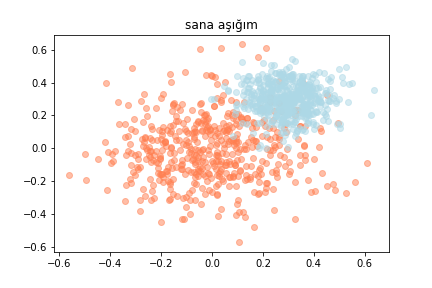
#> input picture Displaying The Dataset.png, 432 x 288 px; its folder holds only this picture in this run
$ jupyter execute Project-Final.ipynb   (shell and % lines are left out)
#> lines starting #> are read from the running program, lines starting #| are printed output that depends on the picture
# Game of Life

The [Game of Life](http://en.wikipedia.org/wiki/Conway's_Game_of_Life) (GoF) is a cellular automaton devised by the British mathematician John Horton Conway in 1970. The game is a zero-player game, meaning that its evolution is determined by its initial state, requiring no further input. One interacts with the Game of Life by creating an initial configuration and observing how it evolves, or, for advanced players, by creating patterns with particular properties.

The universe of the Game of Life is an infinite two-dimensional orthogonal grid of square cells, each of which is in one of two possible states, live or dead. Every cell interacts with its eight neighbours, which are the cells that are directly horizontally, vertically, or diagonally adjacent. At each step in time, the following transitions occur:

* Any live cell with fewer than two live neighbours dies, as if by underpopulation.
* Any live cell with more than three live neighbours dies, as if by overcrowding.
* Any live cell with two or three live neighbours lives, unchanged, to the next generation.
* Any dead cell with exactly three live neighbours becomes a live cell.

The initial pattern (generation 0) constitutes the "seed" of the system.
Time is considered discrete, and each time step (sometimes called a tick), the previous rules are applied simultaneously to every cell in the grid; "births" and "deaths" are immediate.
Each generation is a pure function of the previous generation alone.

## Assignments

* Begin by implementing the GoF's rules and create few examples with basic seeds in small dimensions. Hint: create `.gif` animations from sequences of still `.png` images
* Implement examples of the three categories of patterns *still lifes*, *oscillators* and *spaceships* (check the [wiki link](http://en.wikipedia.org/wiki/Conway's_Game_of_Life))
* Analyse the evolutions of these patterns in terms of frequency (the number of cycles required to return to the original configuration, if any), occupancy (how many alive cells there are at every step of the game), replication or heat (the average number of cells that change state at each generation), speed (if applicable), etc.
* Increase the size of the GoF's world and play with more advanced and complex patterns

[cell 1]
import numpy as np
import matplotlib
import matplotlib.pyplot as plt
import matplotlib.animation as animation
from PIL import Image
from matplotlib import colors as c
import math
from matplotlib import pylab
from pylab import *
import cv2
import glob
import os
import seaborn as sns

## Create Board
'create_grid' function is creating the grid. Function assummes an N*N grid of points. Each point is either alive or dead, represented by integer values of 1 and 0, respectively and T The maximum number of generations

[cell 2]
#Set up Conway's Game of Life
# T The maximum number of generations

def create_grid(N, T):
    grid = np.zeros(N*N).reshape(N,N)
    return grid

'initial pattern' function taking the grid, initial pattern and size of the game is an input. It is putting the initial pattern at the center of the grid and giving the the new grid at the output.

[cell 3]
## Function to place the starting pattern
def initial_patern(grid, pattern, N):

    #Dimension of the pattern
#> called with pattern = array of shape (9, 10), N = 60
    row = np.size(pattern,axis=0)
    col = np.size(pattern,axis=1)

    #Place the pattern in the center of the grid
    for i in range (0, row):
        for j in range(0, col):
            grid[math.ceil(N/2)-math.floor(row/2) + i, math.ceil(N/2)-math.floor(col/2) + j] = pattern[i, j]


    return grid

## Patterns

In this section we gived examples of the patterns.  Common pattern types include: still lifes, which do not change from one generation to the next; oscillators, which return to their initial state after a finite number of generations; and spaceships, which translate themselves across the grid.

[cell 4]
## PATTERNS

# Still lifes
block=np.array([[0, 0, 0, 0],
                [0, 1, 1, 0],
                [0, 1, 1, 0],
                [0, 0, 0, 0]])

bee_hive=np.array([[0, 0, 0, 0, 0, 0],
                   [0, 0, 1, 1, 0, 0],
                   [0, 1, 0, 0, 1, 0],
                   [0, 0, 1, 1, 0, 0],
                   [0, 0, 0, 0, 0, 0]])

boat=np.array([[1, 1, 0],
               [1, 0, 1],
               [0, 1, 0]])

tub=np.array([[0, 1, 0],
              [1, 0, 1],
              [0, 1, 0]])

#------------------------------------------------------------------------

#Oscillators

blinker=np.array([[1,1,1]])

beacon=np.array([[1, 1, 0, 0],
                 [1, 1, 0, 0],
                 [0, 0, 1, 1],
                 [0, 0, 1, 1]])

toad=np.array([[0, 0, 0, 0, 0, 0],
               [0, 0, 1, 1, 1, 0],
               [0, 1, 1, 1, 0, 0],
               [0, 0, 0, 0, 0, 0],
               [0, 0, 0, 0, 0, 0]])

pulsar=np.array([[0,0,1,1,1,0,0,0,1,1,1,0,0],
                 [0,0,0,0,0,0,0,0,0,0,0,0,0],
                 [1,0,0,0,0,1,0,1,0,0,0,0,1],
                 [1,0,0,0,0,1,0,1,0,0,0,0,1],
                 [1,0,0,0,0,1,0,1,0,0,0,0,1],
                 [0,0,1,1,1,0,0,0,1,1,1,0,0],
                 [0,0,0,0,0,0,0,0,0,0,0,0,0],
                 [0,0,1,1,1,0,0,0,1,1,1,0,0],
                 [1,0,0,0,0,1,0,1,0,0,0,0,1],
                 [1,0,0,0,0,1,0,1,0,0,0,0,1],
                 [1,0,0,0,0,1,0,1,0,0,0,0,1],
                 [0,0,0,0,0,0,0,0,0,0,0,0,0],
                 [0,0,1,1,1,0,0,0,1,1,1,0,0]])

pentadecathlon=np.array([[1, 1, 1, 1, 1, 1, 1, 1],
                         [1, 0, 1, 1, 1, 1, 0, 1],
                         [1, 1, 1, 1, 1, 1, 1, 1]])

#------------------------------------------------------------------------

#Spaceships

glider=np.array([[0, 1, 0, 0, 1],
                 [0, 0, 1, 0, 0],
                 [1, 0, 1, 0, 0],
                 [0, 1, 1, 0, 0],
                 [0, 0, 0, 0, 0]])

light_weight_spaceship=np.array([[0, 1, 0, 0, 1],
                                 [1, 0, 0, 0, 0],
                                 [1, 0, 0, 0, 1],
                                 [1, 1, 1, 1, 0]])

middle_weight_spaceship=np.array([[0, 0, 0, 0, 0, 0, 0, 0, 0, 0],
                                  [0, 0, 0, 0, 0, 1, 0, 0, 0, 0],
                                  [0, 0, 0, 1, 0, 0, 0, 1, 0, 0],
                                  [0, 0, 1, 0, 0, 0, 0, 0, 0, 0],
                                  [0, 0, 1, 0, 0, 0, 0, 1, 0, 0],
                                  [0, 0, 1, 1, 1, 1, 1, 0, 0, 0],
                                  [0, 0, 0, 0, 0, 0, 0, 0, 0, 0],
                                  [0, 0, 0, 0, 0, 0, 0, 0, 0, 0],
                                  [0, 0, 0, 0, 0, 0, 0, 0, 0, 0]])


heavy_weight_spaceship=np.array([[0, 0, 0, 1, 1, 0, 0],
                                 [0, 1, 0, 0, 0, 0, 1],
                                 [1, 0, 0, 0, 0, 0, 0],
                                 [1, 0, 0, 0, 0, 0, 1],
                                 [1, 1, 1, 1, 1, 1, 0]])

#------------------------------------------------------------------------

# Other Patterns

diehard=np.array([[0, 0, 0, 0, 0, 0, 1, 0],
                  [1, 1, 0, 0, 0, 0, 0, 0],
                  [0, 1, 0, 0, 0, 1, 1, 1]])


r_pentomino=np.array([[0, 1, 1],
                      [1, 1, 0],
                      [0, 1, 0]])


acorn=np.array([[0, 1, 0, 0, 0, 0, 0],
                [0, 0, 0, 1, 0, 0, 0],
                [1, 1, 0, 0, 1, 1, 1]])


block_switch_engine=np.array([[0, 0, 0, 0, 0, 0, 1, 0],
                              [0, 0, 0, 0, 1, 0, 1, 1],
                              [0, 0, 0, 0, 1, 0, 1, 0],
                              [0, 0, 0, 0, 1, 0, 0, 0],
                              [0, 0, 1, 0, 0, 0, 0, 0],
                              [1, 0, 1, 0, 0, 0, 0, 0]])

infinite=np.array([[1, 1, 1, 0, 1],
                   [1, 0, 0, 0, 0],
                   [0, 0, 0, 1, 1],
                   [0, 1, 1, 0, 1],
                   [1, 0, 1, 0, 1]])

##combination pattern

combi=np.array([[0, 0, 0, 1, 1, 0, 0, 1, 1, 0, 0],
                [0, 0, 0, 0, 1, 0, 0, 1, 1, 0, 0],
                [0, 0, 0, 1, 0, 0, 0, 0, 0, 1, 1],
                [1, 0, 1, 0, 0, 0, 0, 0, 0, 1, 1],
                [1, 1, 0, 0, 0, 0, 0, 0, 0, 0, 0],
                [0, 0, 0, 0, 0, 0, 0, 0, 0, 0, 0],
                [0, 0, 0, 0, 0, 0, 0, 0, 0, 0, 0],
                [0, 0, 0, 0, 0, 0, 0, 0, 0, 0, 0],
                [0, 1, 0, 0, 1, 0, 0, 0, 0, 0, 0],
                [1, 0, 0, 0, 0, 0, 0, 0, 0, 0, 1],
                [1, 0, 0, 0, 1, 0, 0, 0, 1, 0, 1],
                [1, 1, 1, 1, 0, 0, 0, 0, 0, 1, 1]])


combination2=np.array([[0, 0, 0, 1, 1, 0, 0, 0, 0, 0, 0, 0, 0, 0, 0, 0, 0, 0, 1, 1, 0, 0],
                       [0, 0, 0, 0, 1, 0, 0, 0, 0, 0, 0, 0, 0, 0, 0, 0, 0, 0, 1, 1, 0, 0],
                       [0, 0, 0, 1, 0, 0, 0, 0, 0, 0, 0, 0, 0, 0, 0, 0, 0, 0, 0, 0, 1, 1],
                       [1, 0, 1, 0, 0, 0, 0, 0, 1, 1, 1, 1, 0, 0, 0, 0, 0, 0, 0, 0, 1, 1],
                       [1, 1, 0, 0, 0, 0, 0, 0, 0, 0, 0, 0, 0, 0, 0, 0, 0, 0, 0, 0, 0, 0],
                       [0, 0, 0, 0, 0, 0, 1, 1, 1, 1, 1, 1, 1, 1, 0, 0, 0, 0, 0, 0, 0, 0],
                       [0, 0, 0, 0, 0, 0, 0, 0, 0, 0, 0, 0, 0, 0, 0, 0, 0, 0, 0, 0, 0, 0],
                       [0, 0, 0, 0, 1, 1, 1, 1, 1, 1, 1, 1, 1, 1, 1, 1, 0, 0, 0, 0, 0, 0],
                       [0, 0, 0, 0, 0, 0, 0, 0, 0, 0, 0, 0, 0, 0, 0, 0, 0, 0, 0, 0, 0, 0],
                       [0, 0, 0, 0, 0, 0, 1, 1, 1, 1, 1, 1, 1, 1, 0, 0, 0, 0, 0, 0, 0, 1],
                       [0, 0, 0, 0, 0, 0, 0, 0, 0, 0, 0, 0, 0, 0, 0, 0, 0, 0, 0, 1, 0, 1],
                       [0, 0, 0, 0, 0, 0, 0, 0, 1, 1, 1, 1, 0, 0, 0, 0, 0, 0, 0, 0, 1, 1]])

glider_gun=np.array([[0,0,0,0,0,0,0,0,0,0,0,0,0,0,0,0,0,0,0,0,0,0,0,0,0,0,0,0,0,0,0,0,0,0,0,0,0],
                     [0,0,0,0,0,0,0,0,0,0,0,0,0,0,0,0,0,0,0,0,0,0,0,0,0,1,0,0,0,0,0,0,0,0,0,0,0],
                     [0,0,0,0,0,0,0,0,0,0,0,0,0,0,0,0,0,0,0,0,0,0,0,1,0,1,0,0,0,0,0,0,0,0,0,0,0],
                     [0,0,0,0,0,0,0,0,0,0,0,0,0,1,1,0,0,0,0,0,0,1,1,0,0,0,0,0,0,0,0,0,0,0,0,1,1],
                     [0,0,0,0,0,0,0,0,0,0,0,0,1,0,0,0,1,0,0,0,0,1,1,0,0,0,0,0,0,0,0,0,0,0,0,1,1],
                     [0,1,1,0,0,0,0,0,0,0,0,1,0,0,0,0,0,1,0,0,0,1,1,0,0,0,0,0,0,0,0,0,0,0,0,0,0],
                     [0,1,1,0,0,0,0,0,0,0,0,1,0,0,0,1,0,1,1,0,0,0,0,1,0,1,0,0,0,0,0,0,0,0,0,0,0],
                     [0,0,0,0,0,0,0,0,0,0,0,1,0,0,0,0,0,1,0,0,0,0,0,0,0,1,0,0,0,0,0,0,0,0,0,0,0],
                     [0,0,0,0,0,0,0,0,0,0,0,0,1,0,0,0,1,0,0,0,0,0,0,0,0,0,0,0,0,0,0,0,0,0,0,0,0],
                     [0,0,0,0,0,0,0,0,0,0,0,0,0,1,1,0,0,0,0,0,0,0,0,0,0,0,0,0,0,0,0,0,0,0,0,0,0],
                     [0,0,0,0,0,0,0,0,0,0,0,0,0,0,0,0,0,0,0,0,0,0,0,0,0,0,0,0,0,0,0,0,0,0,0,0,0]])

## How to Play?

Before starting the game we need to count alive cells. Because of this reasepn we wrote 'live_neighbours' function is counting the live neighbors around a specific cell point.

[cell 5]
## Count the number of live neighbours

def live_neighbours(i, j, grid):
#Count the number of live neighbours around point (i, j)
    s = 0 # The total number of live neighbours.
    # Loop over all the neighbours.
    for x in [i-1, i, i+1]:
        for y in [j-1, j, j+1]:
            if(x == i and y == j):
                continue # Skip the current point itself - we only want to count the neighbours!
            if(x != N and y != N):
                s += grid[x][y]
            # The remaining branches handle the case where the neighbour is off the end of the grid.
            elif(x == N and y != N):
                s += grid[0][y]
            elif(x != N and y == N):
                s += grid[x][0]
            else:
                s += grid[0][0]
    return s

'conway_rule' is applying the 4 rules of the game of life which is
* Any live cell with fewer than two live neighbours dies, as if by underpopulation.
* Any live cell with more than three live neighbours dies, as if by overcrowding.
* Any live cell with two or three live neighbours lives, unchanged, to the next generation.
* Any dead cell with exactly three live neighbours becomes a live cell.

It is taking the grid size, grid and the new grid as an input. Then it is updating the new grid with respect to game rules and giving the final grid as an output.

[cell 6]
#applying the 4 rules of the game of life

def conway_rule(N, grid, new_grid):

    # Loop over each cell of the grid and apply Conway's rules.
    for i in range(N):
        for j in range(N):
            live = live_neighbours(i, j, grid)
            if(grid[i][j] == 1 and live < 2):
                new_grid[i][j] = 0 # rule N°1, a cell dies if there are less than 2 neightbours
            elif(grid[i][j] == 1 and (live == 2 or live == 3)):
                new_grid[i][j] = 1 # rule N°3, a cell remains alive if there are 2 or 3 neightbours
            elif(grid[i][j] == 1 and live > 3):
                new_grid[i][j] = 0 # rule N°2, a cell dies if there are more than 3 neightbours
            elif(grid[i][j] == 0 and live == 3):
                new_grid[i][j] = 1 # rule N°4, a dead cell lives if there are 3 neightbours

    return new_grid

This is for analysis part. We will explain it later.

[cell 7]
#function to check for the total alive and dead cells in each generation
def occupancy_check(grid,t):
    alive=0 # N° of cells that are alive
    dead=0  # N° of cells that are dead
    for i in range(N):
        for j in range(N):
            if(grid[i][j] == 1):
                alive+=1
            else:
                dead+=1

    print("the number of alive cells in the generation",t, "is :" , alive)
    #not really asked but just to verify that is correct
    #print("the number of dead cells in the generation",t, "is :" , dead)

'Game_Of_Life' function is one of the main function at the game which is starting the game using previous functions.
It is generating .png files at every iteration of the game.

[cell 8]
def Game_Of_Life(N, T, grid):
#Play Conway's Game of Life.
# Write the initial configuration to file.

#> called with N = 60, T = 50
    pylab.pcolormesh(grid[::-1])
    pylab.savefig("generation0.png", dpi=100)
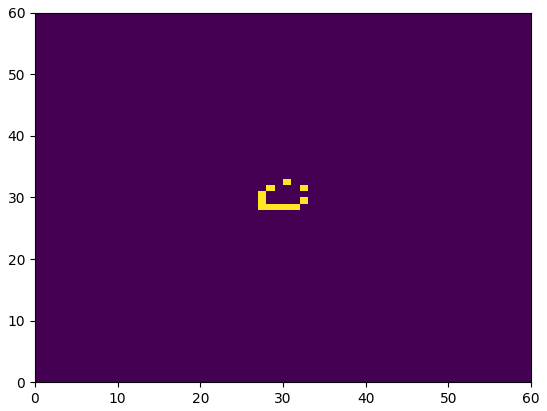
#> figure drawn by matplotlib, 1 panel
    grid_list=grid.copy()
    new_grid = grid.copy()
    t = 1 # Current time level
    occupancy_check(grid,0)
    count = np.zeros(T)

    while t <= T: # Evolve!
        print ("\nAt time level %d" % t)

        #for OCCUPANCY
        for i in range(N):
            for j in range(N):
                if (grid[i][j] == 1):
                    count[t-1] += 1
        #execute the conway rule
        grid2 = conway_rule(N, grid, new_grid)
        grid_list=np.add(grid_list, grid2) # adding the grid of gen t and t+1 for the Heat analysis
        grid = grid2.copy()#update the grid with the new grid
        occupancy_check(grid,t)
        pylab.pcolormesh(grid2[::-1])
        if (t<10):
            if os.path.exists("generation0%d.png" % t):
                os.remove("generation0%d.png" % t)
            pylab.savefig("generation0%d.png" % t, dpi=100)
        else:
            if os.path.exists("generation%d.png" % t):
                os.remove("generation%d.png" % t)
            pylab.savefig("generation%d.png" % t, dpi=100)

        # The new configuration becomes the old configuration for the next generation.
        grid = grid2.copy()

         # Move on to the next time level(next generation)
        t += 1

    return count,grid_list

## Let's Play

This is the main part of the game. It is calling the previous functions to create the game.

* First, create an empty board, you can select your board size by changing the N.
* Second, choose your initial pattern. It can be random or another patterns which is given in the pattern section.
* Third, place your initial pattern at the middle of the board.
* Finally, let the game start.

[cell 9]
#Start the game of life
## MAIN

N = 60  # Size of the game
T = 50  # Number of the iterations

grid = create_grid(N, T) #First create an empty board
pattern = middle_weight_spaceship #Second, Select your initial pattern

int_grid = initial_patern(grid, pattern, N) #place your initial pattern at the middle of the board.

cell_alive,heat_grid = Game_Of_Life(N,T, int_grid)

This part of the code it is turning .png files to a single GIF file

[cell 10]
# png to GIF file
from PIL import Image
# Create the frames
frames = []
imgs = glob.glob("*.png")
for i in imgs:
    new_frame = Image.open(i)
#> new_frame is the input picture: PIL image 432x288 RGBA; mean R, G, B, A 246.7, 240.2, 237.8, 151.4
    frames.append(new_frame)

#save into a GIF file that loops forever
frames[0].save('png_to_gif2.gif', format='GIF',
               append_images=frames[0:],
               save_all=True,
               duration=300, loop=0)

[cell 11]
#display the png
from IPython.display import Image

Image("png_to_gif2.gif")

# Analysis

In this part we are doing analysis of the project.
1. Occupancy
2. Frequency
3. Replication
4. Speed

## Occupancy

Occupancy is how many alive cells there are at every step of the game

[cell 12]
## OCCUPANCY
#Checking for the numbers of cells that are alive at each generation
iterations=[i for i in range(T)]
number_cell_alive = cell_alive

plt.plot(iterations, number_cell_alive, linestyle="-",linewidth=2)
plt.xlabel('Generation')
plt.ylabel('Occupancy')
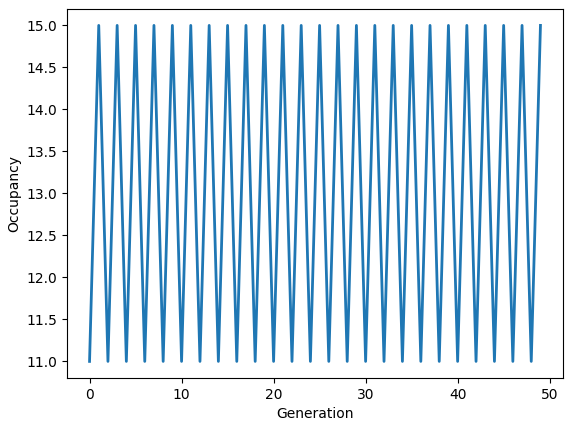
#> figure drawn by matplotlib, 1 panel; curve peaks at x = 1, y = 15

## Frequency

How many alive cells there are at every step of the game?

[cell 13]
## FREQUENCY
#Calculating how long it takes a pattern to return to its original shape
def frequency2(N, T, grid):

#> called with N = 60, T = 20
    old_grid = grid
    new_grid = grid.copy()
    t = 1 # Current time level
    freq = 0

    while t <= T:
        grid2 = conway_rule(N, grid, new_grid)
        comparison = grid2 == old_grid
        equal_arrays = comparison.all()

        if equal_arrays == True:
            freq = t
            break

        grid = grid2.copy()
        t += 1

    return freq

For frequency analysis, we selected an oscilattor pattern.

[cell 14]
#Executing again to get the frequency
N = 60
T = 20

grid = create_grid(N, T)
pattern = beacon

int_grid = initial_patern(grid, pattern, N)

freq2 = frequency2(N, T, int_grid)

print(freq2)

## Replication

The average number of cells that change state at each generation.

[cell 15]
## REPLICATION
#the average number of cells that change state at each generation

def replication(N, T, grid):

#> called with N = 100, T = 30
    birth_num = np.zeros(T)
    dead_num = np.zeros(T)
    change_cell_num = np.zeros(T)

    old_grid = grid
    new_grid = grid.copy()

    t = 1 # Current time level
    freq = 0

    while t <= T:
    # Loop over each cell of the grid and apply Conway's rules.

        grid2 = conway_rule(N, grid, new_grid)

        for i in range(N):
            for j in range(N):
                if((grid[i][j] == 0) and (grid2[i][j] == 1)):
                    change_cell_num[t-1] += 1
                    birth_num[t-1] += 1
                    dead_num[t-1] += 0
                elif(grid[i][j] == 1) and (grid2[i][j] == 0):
                    change_cell_num[t-1] += 1
                    birth_num[t-1] += 0
                    dead_num[t-1] += 1

        grid = grid2.copy()
        t += 1

    return birth_num, dead_num, change_cell_num
